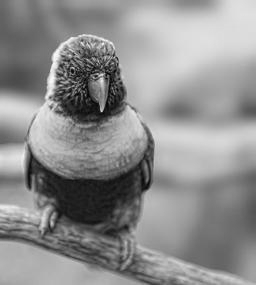
#> input picture source/s12.bmp, 256 x 285 px, found by its file name; its folder holds 4 pictures in this run
$ python colorize.py
#> lines starting #> are read from the running program, lines starting #| are printed output that depends on the picture; pictures that were not available may be replaced by others from this repository, and a replacement may not be noted
import numpy as np
from scipy import sparse
from scipy.sparse import linalg
import colorsys
from PIL import Image
import glob
import cv2


def yiq_to_rgb(y, i, q):                                                        # the code from colorsys.yiq_to_rgb is modified to work for arrays
    r = y + 0.948262*i + 0.624013*q
    g = y - 0.276066*i - 0.639810*q
    b = y - 1.105450*i + 1.729860*q
    r[r < 0] = 0
    r[r > 1] = 1
    g[g < 0] = 0
    g[g > 1] = 1
    b[b < 0] = 0
    b[b > 1] = 1
    return (r, g, b)


# ------------------------------- PREPARE ------------------------------------ #


def convert_to_bmp():


    for file in glob.glob("E:/msc AI/Image colorization using scribbles/source/*.png"):
         im = Image.open(file)
         rgb_im = im.convert('RGB')
         rgb_im.save(file.replace("png", "bmp"))

    for file in glob.glob("E:/msc AI/Image colorization using scribbles/source/*.jpg"):
         im = Image.open(file)
         rgb_im = im.convert('RGB')
         rgb_im.save(file.replace("jpg","bmp"))

    for file in glob.glob("E:/msc AI/Image colorization using scribbles/marked/*.png"):
         im = Image.open(file)
         rgb_im = im.convert('RGB')
         rgb_im.save(file.replace("png", "bmp"))

    for file in glob.glob("E:/msc AI/Image colorization using scribbles/marked/*.jpg"):
         im = Image.open(file)
         rgb_im = im.convert('RGB')
         rgb_im.save(file.replace("jpg","bmp"))

def read_img(sn,tn):


#> called with sn = 's12', tn = 't12'
        s = cv2.imread('E:/msc AI/Image colorization using scribbles/source/'+str(sn)+".bmp")
#> s is the input picture: shape (285, 256, 3); min 1, max 250, mean 142.4
        t=cv2.imread('E:/msc AI/Image colorization using scribbles/marked/'+str(tn)+".bmp")
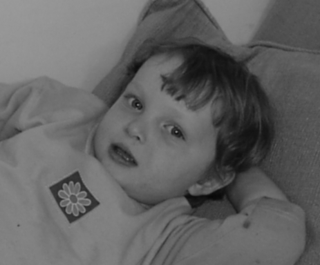
#> input picture source/s1.bmp, 320 x 265 px, given in place of t12.bmp, which was not available
#> t is the input picture: shape (265, 320, 3); min 7, max 154, mean 98.8
        return s,t

def color():
    count=0
    i=0
#    sources = ['s1','s2','s3','s4','s5','s6','s7','s10','s9','s11']
#    targets = ['t1','t2','t3','t4','t5','t6','t7','t10','t9','t11']

    sources = ['s12']
    targets = ['t12']
    convert_to_bmp()
    for i in range(0,len(sources)):
        print("Converting picture"+str(i+1)+"...")
        s, t = read_img(sources[i],targets[i])
        cv2.imshow("Gray Image",s)
        cv2.waitKey(0)
        cv2.imshow("Marked Image",t)
        cv2.waitKey(0)
        x,y,z=s.shape
#> x = 285; y = 256; z = 3
        x1,y1,z1=t.shape
#> x1 = 265; y1 = 320; z1 = 3
        if (x!=x1) and (y!=y1)  :
            t = cv2.resize(t, (y,x), interpolation = cv2.INTER_AREA)
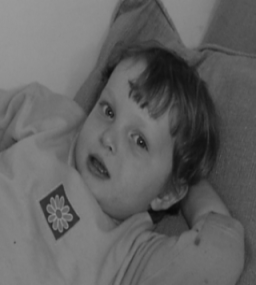
#> t: shape (285, 256, 3); min 7, max 153, mean 98.7


        original = s.astype(float)/255

        marked = t.astype(float)/255

        isColored = abs(original - marked).sum(2) > 0.01                                                   # isColored as colorIm
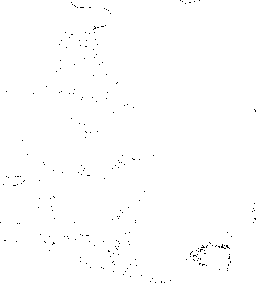
#> isColored: shape (285, 256) bool; 99.6% white; black in thin lines or dots

        (Y,_,_) = colorsys.rgb_to_yiq(original[:,:,0],original[:,:,1],original[:,:,2])
        (_,I,Q) = colorsys.rgb_to_yiq(marked[:,:,0],marked[:,:,1],marked[:,:,2])
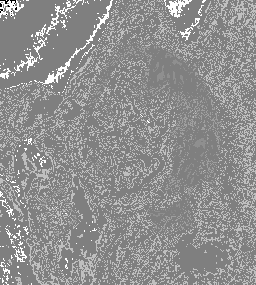
#> I: shape (285, 256) float64; min -5.22e-17, max 5.22e-17, mean 7e-18; drawn with min black and max white

        YUV = np.zeros(original.shape)                                                                     # YUV as ntscIm
        YUV[:,:,0] = Y
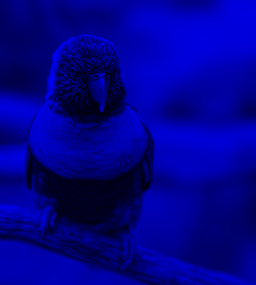
#> YUV: shape (285, 256, 3) float64; mean of channels 0, 1, 2 0.559, 0, 0; drawn as B, G, R
        YUV[:,:,1] = I
        YUV[:,:,2] = Q


        # ---------------------------- getExactColor --------------------------------- #


                                                                                        # YUV as ntscIm
        n = YUV.shape[0]                                                                # n = image height
#> n = 285
        m = YUV.shape[1]                                                                # m = image width
#> m = 256
        image_size = n*m
#> image_size = 72960

        indices_matrix = np.arange(image_size).reshape(n,m,order='F').copy()            # indices_matrix as indsM

        wd = 1                                                                          # The radius of window around the pixel to assess
        nr_of_px_in_wd = (2*wd + 1)**2                                                  # The number of pixels in the window around one pixel
        max_nr = image_size * nr_of_px_in_wd                                            # Maximal size of pixels to assess for the hole image
#> max_nr = 656640
                                                                                        # (for now include the full window also for the border pixels)
        row_inds = np.zeros(max_nr, dtype=np.int64)
        col_inds = np.zeros(max_nr, dtype=np.int64)
        vals = np.zeros(max_nr)

        # ----------------------------- Interation ----------------------------------- #

        length = 0                                                                      # length as len
        pixel_nr = 0                                                                    # pixel_nr as consts_len
                                                                                        # Nr of the current pixel == row index in sparse matrix

        # iterate over pixels in the image
        for j in range(m):
            for i in range(n):

                # If current pixel is not colored
                if (not isColored[i,j]):
                    window_index = 0                                                    															# window_index as tlen
                    window_vals = np.zeros(nr_of_px_in_wd)                             																				 # window_vals as gvals

                    # Then iterate over pixels in the window around [i,j]
                    for ii in range(max(0, i-wd), min(i+wd+1,n)):
                        for jj in range(max(0, j-wd), min(j+wd+1, m)):

                            # Only if current pixel is not [i,j]
                            if (ii != i or jj != j):
                                row_inds[length] = pixel_nr
                                col_inds[length] = indices_matrix[ii,jj]
                                window_vals[window_index] = YUV[ii,jj,0]
                                length += 1
                                window_index += 1

                    center = YUV[i,j,0].copy()                                                     																# t_val as center
                    window_vals[window_index] = center
                                                                                                                                        # calculate variance of the intensities in a window around pixel [i,j]
                    variance = np.mean((window_vals[0:window_index+1] - np.mean(window_vals[0:window_index+1]))**2)                         # variance as c_var
                    sigma = variance * 0.6                                                                                                  #csig as sigma


                    mgv = min(( window_vals[0:window_index+1] - center )**2)
                    if (sigma < ( -mgv / np.log(0.01 ))):
                        sigma = -mgv / np.log(0.01)
                    if (sigma < 0.000002):                                              																				# avoid dividing by 0
                        sigma = 0.000002

                    window_vals[0:window_index] = np.exp( -((window_vals[0:window_index] - center)**2) / sigma )                           # use weighting funtion (2)
                    window_vals[0:window_index] = window_vals[0:window_index] / np.sum(window_vals[0:window_index])                                 # make the weighting function sum up to 1
                    vals[length-window_index:length] = -window_vals[0:window_index]


                # END IF NOT COLORED

                # Add the values for the current pixel
                row_inds[length] = pixel_nr

                col_inds[length] = indices_matrix[i,j]
                vals[length] = 1
                length += 1
                pixel_nr += 1
#> after the loop, length = 75483; pixel_nr = 72960

            # END OF FOR i
        # END OF FOR j


        # ------------------------ After Iteration Process --------------------------- #


        # Trim to variables to the length that does not include overflow from the edges
        vals = vals[0:length]
        col_inds = col_inds[0:length]
        row_inds = row_inds[0:length]

        # ------------------------------- Sparseness --------------------------------- #

        A = sparse.csr_matrix((vals, (row_inds, col_inds)), (pixel_nr, image_size))


        b = np.zeros((A.shape[0]))

        colorized = np.zeros(YUV.shape)                                                 													# colorized as nI = resultant colored image
        colorized[:,:,0] = YUV[:,:,0]

        color_copy_for_nonzero = isColored.reshape(image_size,order='F').copy()                   													# We have to reshape and make a copy of the view of an array for the nonzero() to work like in MATLAB
        colored_inds = np.nonzero(color_copy_for_nonzero)                               																# colored_inds as lblInds

        for t in [1,2]:
            curIm = YUV[:,:,t].reshape(image_size,order='F').copy()
            b[colored_inds] = curIm[colored_inds]
            new_vals = linalg.spsolve(A, b)                                             															# new_vals = linalg.lsqr(A, b)[0] # least-squares solution (much slower), slightly different solutions
																																	# lsqr returns unexpectedly (ndarray,ndarray) tuple, first is correct so:
																																	# use new_vals[0] for reshape if you use lsqr
            colorized[:,:,t] = new_vals.reshape(n, m, order='F')


        # ------------------------------ Back to RGB --------------------------------- #


        (R, G, B) = yiq_to_rgb(colorized[:,:,0],colorized[:,:,1],colorized[:,:,2])
        colorizedRGB = np.zeros(colorized.shape)
        colorizedRGB[:,:,0] = R                                                         													# colorizedRGB as colorizedIm
        colorizedRGB[:,:,1] = G
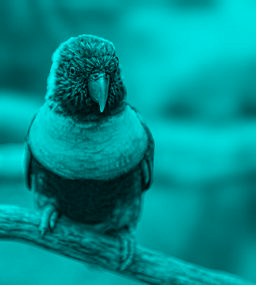
#> colorizedRGB: shape (285, 256, 3) float64; mean of channels 0, 1, 2 0.559, 0.559, 0; drawn as B, G, R
        colorizedRGB[:,:,2] = B

        result = colorizedRGB.astype(float)*255

        count+=1

        cv2.imwrite('E:/msc AI/Image colorization using scribbles/output/r'+str(count)+'.bmp',result)

        cv2.imshow("Colorized Image",colorizedRGB)
        cv2.waitKey(0)
#> (the run stopped early here; a loop or call above may not have finished)
